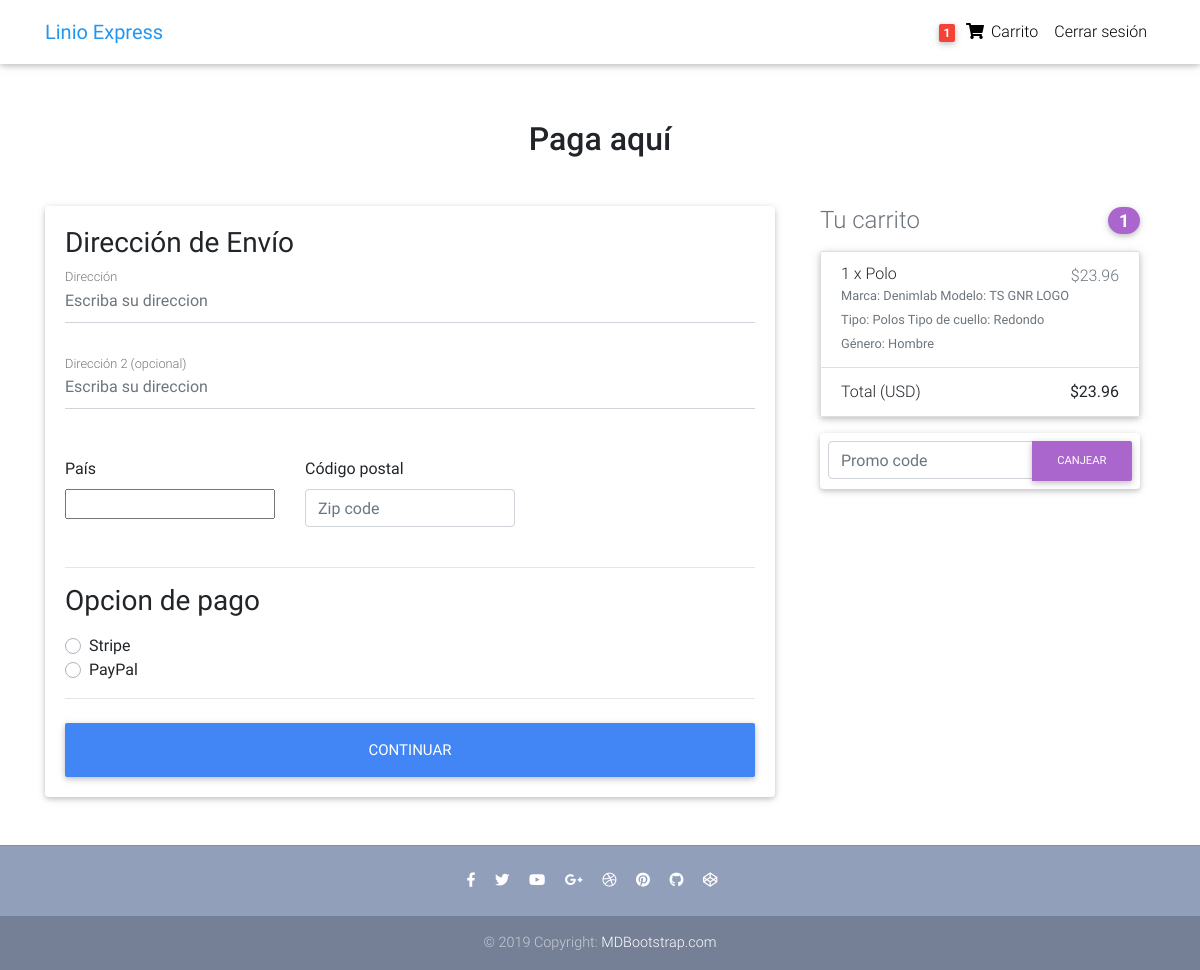
/checkout/ (signed in), run on an earlier commit of the app's database.
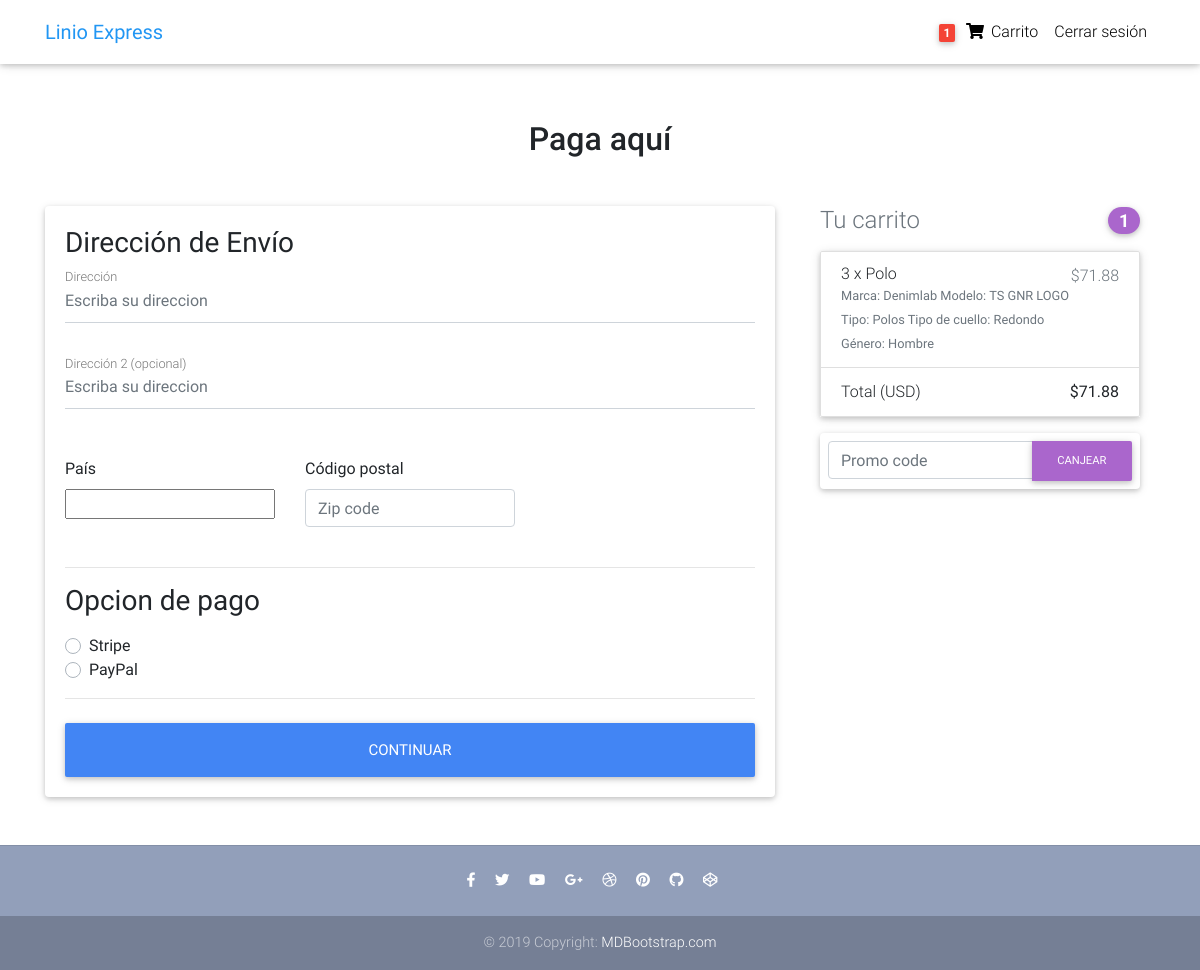
And on a later commit of the database.
### core/models.py (models this page shows, shortened)
class OrderItem(models.Model):
    user = models.ForeignKey(settings.AUTH_USER_MODEL,
                             on_delete=models.CASCADE)
    realizo_pedido = models.BooleanField(default=False)
    item = models.ForeignKey(Item, on_delete=models.CASCADE)
    cantidad = models.IntegerField(default=1)
    def get_total_discount_item_price(self):
        return self.cantidad * self.item.precio_con_descuento
    def get_final_price(self):
        if self.item.precio_con_descuento:
            return self.get_total_discount_item_price()
        return self.get_total_item_price()
    class Meta:
        verbose_name_plural = 'Pedido_Productos'

class Item(models.Model):
    nombre = models.CharField(max_length=100)
    precio = models.FloatField()
    precio_con_descuento = models.FloatField(blank=True, null=True)
    category = models.CharField(choices=CATEGORY_CHOICES, max_length=2)
    label = models.CharField(choices=LABEL_CHOICES, max_length=1)
    slug = models.SlugField()
    descripcion = models.TextField()
    imagen = models.ImageField()
    class Meta:
        verbose_name_plural = 'Productos'

class Order(models.Model):
    user = models.ForeignKey(settings.AUTH_USER_MODEL,
                             on_delete=models.CASCADE)
    pedidoid = models.CharField(max_length=20, blank=True, null=True)
    productos = models.ManyToManyField(OrderItem)
    fecha_de_pedido = models.DateTimeField()
    realizo_pedido = models.BooleanField(default=False)
    direccion_de_envio = models.ForeignKey(
        'Address', related_name='direccion_de_envio', on_delete=models.SET_NULL, blank=True, null=True)
    direccion_de_facturacion = models.ForeignKey(
        'Address', related_name='direccion_de_facturacion', on_delete=models.SET_NULL, blank=True, null=True)
    pago = models.ForeignKey(
        'Payment', on_delete=models.SET_NULL, blank=True, null=True)
    coupon = models.ForeignKey(
        'Coupon', on_delete=models.SET_NULL, blank=True, null=True)
    delivery_en_proceso = models.BooleanField(default=False)
    recibido = models.BooleanField(default=False)
    reembolso_requerido = models.BooleanField(default=False)
    reembolsado = models.BooleanField(default=False)
    '''
    1. Item added to cart
    2. Adding a billing address
    (Failed checkout)
    3. Payment
    (Preprocessing, processing, packaging etc.)
    4. Being delivered
    5. recibido
    6. Refunds
    '''
    def get_total(self):
        total = 0
        for order_item in self.productos.all():
            total += order_item.get_final_price()
        if self.coupon:
            total -= self.coupon.monto
        return total
    class Meta:
        verbose_name_plural = 'Pedidos'

### core/views.py (the view, shortened to what this page needs)
# urls.py: path('checkout/', CheckoutView.as_view(), name='checkout'),
class CheckoutView(View):
    def get(self, *args, **kwargs):
        try:
            order = Order.objects.get(user=self.request.user, realizo_pedido=False)
            form = CheckoutForm()
            context = {
                'form': form,
                'couponform': CouponForm(),
                'order': order,
                'DISPLAY_COUPON_FORM': True
            }
            direccion_de_envio_qs = Address.objects.filter(
                user=self.request.user,
                tipo_de_direccion='S',
                default=True
            )
            if direccion_de_envio_qs.exists():
                context.update(
                    {'default_direccion_de_envio': direccion_de_envio_qs[0]})
            direccion_de_facturacion_qs = Address.objects.filter(
                user=self.request.user,
                tipo_de_direccion='B',
                default=True
            )
            if direccion_de_facturacion_qs.exists():
                context.update(
                    {'default_direccion_de_facturacion': direccion_de_facturacion_qs[0]})
            return render(self.request, "checkout.html", context)
        except ObjectDoesNotExist:
            messages.info(self.request, "You do not have an active order")
            return redirect("core:checkout")

### core/forms.py
class CouponForm(forms.Form):
    code = forms.CharField(widget=forms.TextInput(attrs={
        'class': 'form-control',
        'placeholder': 'Promo code',
        'aria-label': 'Recipient\'s username',
        'aria-describedby': 'basic-addon2'
    }))

### core/templatetags/cart_template_tags.py (called while the page is built)
@register.filter
def cart_item_count(user):
    if user.is_authenticated:
        qs = Order.objects.filter(user=user, realizo_pedido=False)
        if qs.exists():
            return qs[0].productos.count()
    return 0

### templates/checkout.html (shortened to what this page needs)
{% extends "base.html" %}
{% load crispy_forms_tags %}
{% block content %}
<main>
  <div class="container wow fadeIn">
    <h2 class="my-5 h2 text-center">Paga aquí</h2>
    <div class="row">
      <div class="col-md-8 mb-4">
        <div class="card">
          <form method="POST" class="card-body">
            <h3>Dirección de Envío</h3>
            <div class='hideable_shipping_form'>
              <div class="md-form mb-5">
                <input type='text' placeholder='Escriba su direccion' id='direccion_de_envio' name='direccion_de_envio'
                  class='form-control' />
                <label for="direccion_de_envio" class="">Dirección</label>
              </div>
              <div class="md-form mb-5">
                <input type='text' placeholder='Escriba su direccion' id='direccion_de_envio2'
                  name='direccion_de_envio2' class='form-control' />
                <label for="direccion_de_envio2" class="">Dirección 2 (opcional)</label>
              </div>
              <div class="row">
                <div class="col-lg-4 col-md-12 mb-4">
                  <label for="pais">País</label>
                  {{ form.shipping_country }}
                </div>
                <div class="col-lg-4 col-md-6 mb-4">
                  <label for="shipping_zip">Código postal</label>
                  <input type='text' placeholder='Zip code' id='shipping_zip' name='shipping_zip'
                    class='form-control' />
                </div>
              </div>
            </div>
            <hr>
            <h3>Opcion de pago</h3>
            <div class="d-block my-3">
              {% for value, name in form.fields.payment_option.choices %}
              <div class="custom-control custom-radio">
                <label class="custom-control-label" for="{{ name }}">{{ name }}</label>
              </div>
              {% endfor %}
            </div>
            <hr class="mb-4">
            <button class="btn btn-primary btn-lg btn-block" type="submit">Continuar</button>
          </form>
        </div>
      </div>
      <div class="col-md-4 mb-4">
        {% include "order_snippet.html" %}
      </div>
    </div>
  </div>
</main>
{% endblock content %}

### templates/order_snippet.html (shortened to what this page needs)
<div class="col-md-12 mb-4">
    <h4 class="d-flex justify-content-between align-items-center mb-3">
        <span class="text-muted">Tu carrito</span>
        <span class="badge badge-secondary badge-pill">{{ order.productos.count }}</span>
    </h4>
    <ul class="list-group mb-3 z-depth-1">
        {% for order_item in order.productos.all %}
        <li class="list-group-item d-flex justify-content-between lh-condensed">
            <div>
                <h6 class="my-0">{{ order_item.cantidad }} x {{ order_item.item.nombre}}</h6>
                <small class="text-muted">{{ order_item.item.descripcion}}</small>
            </div>
            <span class="text-muted">${{ order_item.get_final_price }}</span>
        </li>
        {% endfor %}
        <li class="list-group-item d-flex justify-content-between">
            <span>Total (USD)</span>
            <strong>${{ order.get_total }}</strong>
        </li>
    </ul>
    {% if DISPLAY_COUPON_FORM %}
    <form class="card p-2" action="{% url 'core:add-coupon' %}" method="POST">
        <div class="input-group">
            {{ couponform.code }}
            <div class="input-group-append">
                <button class="btn btn-secondary btn-md waves-effect m-0" type="submit">Canjear</button>
            </div>
        </div>
    </form>
    {% endif %}
</div>

What changed in the data, as far as the page shows it:
changed Order: get_total "23.96" → "71.88"
changed OrderItem "Polo": cantidad "1" → "3"; get_final_price "23.96" → "71.88"
